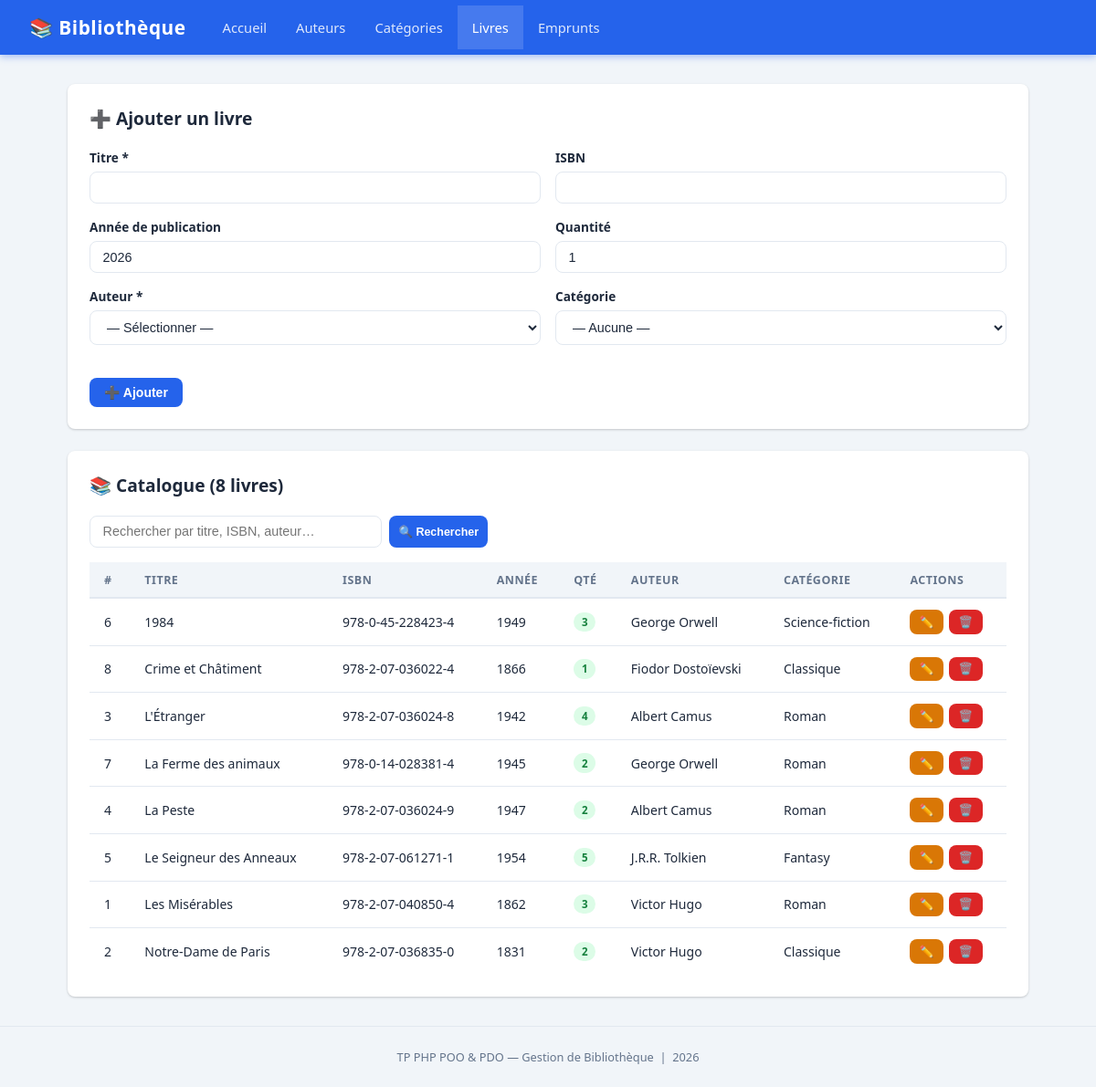
The page /pages/livres.php on the database its author committed.
### tables this page shows
CREATE TABLE IF NOT EXISTS livres (
    id           INT AUTO_INCREMENT PRIMARY KEY,
    titre        VARCHAR(150) NOT NULL,
    isbn         VARCHAR(50),
    annee        INT,
    quantite     INT DEFAULT 1,
    auteur_id    INT,
    categorie_id INT,
    CONSTRAINT fk_livre_auteur    FOREIGN KEY (auteur_id)    REFERENCES auteurs(id)    ON DELETE SET NULL,
    CONSTRAINT fk_livre_categorie FOREIGN KEY (categorie_id) REFERENCES categories(id) ON DELETE SET NULL
);

CREATE TABLE IF NOT EXISTS categories (
    id      INT AUTO_INCREMENT PRIMARY KEY,
    libelle VARCHAR(100) NOT NULL
);

### config/database.php (called while the page is built, shortened)
<?php
class Database {
    private static ?PDO $instance = null;
    public static function getInstance(): PDO {
        if (self::$instance === null) {
            $db = new self();
            $dsn = "mysql:host={$db->host};dbname={$db->dbname};charset={$db->charset}";
            try {
                self::$instance = new PDO($dsn, $db->user, $db->password, [
                    PDO::ATTR_ERRMODE            => PDO::ERRMODE_EXCEPTION,
                    PDO::ATTR_DEFAULT_FETCH_MODE => PDO::FETCH_ASSOC,
                    PDO::ATTR_EMULATE_PREPARES   => false,
                ]);
            } catch (PDOException $e) {
                die("Erreur de connexion : " . $e->getMessage());
            }
        }
        return self::$instance;
    }
}

### classes/Livre.php (called while the page is built, shortened)
<?php
require_once __DIR__ . '/../config/database.php';
class Livre {
    private PDO $pdo;
    public function __construct() {
        $this->pdo = Database::getInstance();
    }
    public function getAll(): array {
        $stmt = $this->pdo->query("
            SELECT l.*,
                   CONCAT(a.prenom, ' ', a.nom) AS auteur_nom,
                   c.libelle AS categorie_libelle
            FROM livres l
            LEFT JOIN auteurs a    ON l.auteur_id    = a.id
            LEFT JOIN categories c ON l.categorie_id = c.id
            ORDER BY l.titre
        ");
        return $stmt->fetchAll();
    }
}

### pages/livres.php (the view, shortened to what this page needs)
<?php
require_once '../classes/Livre.php';
$livreModel  = new Livre();
$editData    = null;
$search  = trim($_GET['q'] ?? '');
$livres  = $search !== '' ? $livreModel->search($search) : $livreModel->getAll();
require_once '../layout/header.php';
?>
<div class="card">
    <div class="card-header">
        <h2><?= $editData ? '✏️ Modifier le livre' : '➕ Ajouter un livre' ?></h2>
    </div>
    <form method="POST" action="livres.php">
        <div class="form-row">
            <div class="form-group">
                <label for="titre">Titre *</label>
                <input type="text" id="titre" name="titre" required
                       value="<?= htmlspecialchars($editData['titre'] ?? '') ?>">
            </div>
            <div class="form-group">
                <label for="isbn">ISBN</label>
                <input type="text" id="isbn" name="isbn"
                       value="<?= htmlspecialchars($editData['isbn'] ?? '') ?>">
            </div>
        </div>
        <div class="form-row">
            <div class="form-group">
                <label for="annee">Année de publication</label>
                <input type="number" id="annee" name="annee" min="1000" max="<?= date('Y') ?>"
                       value="<?= htmlspecialchars($editData['annee'] ?? date('Y')) ?>">
            </div>
            <div class="form-group">
                <label for="quantite">Quantité</label>
                <input type="number" id="quantite" name="quantite" min="0"
                       value="<?= htmlspecialchars($editData['quantite'] ?? 1) ?>">
            </div>
        </div>
        <div class="form-row">
            <div class="form-group">
                <label for="auteur_id">Auteur *</label>
                <select id="auteur_id" name="auteur_id" required>
                    <option value="">— Sélectionner —</option>
                </select>
            </div>
            <div class="form-group">
                <label for="categorie_id">Catégorie</label>
                <select id="categorie_id" name="categorie_id">
                    <option value="0">— Aucune —</option>
                </select>
            </div>
        </div>
        <div class="form-actions">
            <button type="submit" class="btn btn-primary">
                <?= $editData ? '💾 Enregistrer' : '➕ Ajouter' ?>
            </button>
        </div>
    </form>
</div>
<div class="card">
    <div class="card-header">
        <h2>📚 Catalogue (<?= count($livres) ?> livre<?= count($livres) > 1 ? 's' : '' ?>)</h2>
    </div>
    <form method="GET" action="livres.php" class="search-bar">
        <input type="text" name="q" placeholder="Rechercher par titre, ISBN, auteur…"
               value="<?= htmlspecialchars($search) ?>">
        <button type="submit" class="btn btn-primary btn-sm">🔍 Rechercher</button>
    </form>
    <?php if (empty($livres)): ?>
        <p style="color:var(--muted);text-align:center;padding:1.5rem 0;">Aucun livre trouvé.</p>
    <?php else: ?>
    <div class="table-wrap">
        <table>
            <thead>
                <tr>
                    <th>#</th><th>Titre</th><th>ISBN</th><th>Année</th>
                    <th>Qté</th><th>Auteur</th><th>Catégorie</th><th>Actions</th>
                </tr>
            </thead>
            <tbody>
                <?php foreach ($livres as $l): ?>
                <tr>
                    <td><?= $l['id'] ?></td>
                    <td><?= htmlspecialchars($l['titre']) ?></td>
                    <td><?= htmlspecialchars($l['isbn'] ?? '—') ?></td>
                    <td><?= $l['annee'] ?: '—' ?></td>
                    <td>
                        <span class="badge <?= $l['quantite'] > 0 ? 'badge-success' : 'badge-danger' ?>">
                            <?= $l['quantite'] ?>
                        </span>
                    </td>
                    <td><?= htmlspecialchars($l['auteur_nom'] ?? '—') ?></td>
                    <td><?= htmlspecialchars($l['categorie_libelle'] ?? '—') ?></td>
                    <td>
                        <div class="actions">
                            <a href="livres.php?action=edit&id=<?= $l['id'] ?>"
                               class="btn btn-warning btn-sm">✏️</a>
                            <a href="livres.php?action=delete&id=<?= $l['id'] ?>"
                               class="btn btn-danger btn-sm"
                               onclick="return confirm('Supprimer ce livre ?')">🗑️</a>
                        </div>
                    </td>
                </tr>
                <?php endforeach; ?>
            </tbody>
        </table>
    </div>
    <?php endif; ?>
</div>
<?php require_once '../layout/footer.php'; ?>

### assets/css/style.css (style rules this page uses)
*, *::before, *::after { box-sizing: border-box; margin: 0; padding: 0; }
:root { --primary: #2563eb; --primary-d: #1d4ed8; --success: #16a34a; --danger: #dc2626; --warning: #d97706; --bg: #f1f5f9; --white: #ffffff; --text: #1e293b; --muted: #64748b; --border: #e2e8f0; --shadow: 0 1px 3px rgba(0,0,0,.12), 0 1px 2px rgba(0,0,0,.08); --radius: 8px; }
body { font-family: 'Segoe UI', system-ui, sans-serif; background: var(--bg); color: var(--text); min-height: 100vh; }
.card { background: var(--white); border-radius: var(--radius); box-shadow: var(--shadow); padding: 1.5rem; margin-bottom: 1.5rem; }
.card-header { display: flex; align-items: center; justify-content: space-between; margin-bottom: 1.25rem; flex-wrap: wrap; gap: .75rem; }
.card-header h2 { font-size: 1.2rem; font-weight: 700; color: var(--text); }
.btn { display: inline-flex; align-items: center; gap: .4rem; padding: .5rem 1rem; border: none; border-radius: var(--radius); font-size: .875rem; font-weight: 600; cursor: pointer; text-decoration: none; transition: filter .15s, transform .1s; white-space: nowrap; }
.btn-primary { background: var(--primary); color: #fff; }
.btn-danger { background: var(--danger); color: #fff; }
.btn-warning { background: var(--warning); color: #fff; }
.btn-sm { padding: .3rem .65rem; font-size: .78rem; }
.table-wrap { overflow-x: auto; }
table { width: 100%; border-collapse: collapse; font-size: .875rem; }
thead th { background: var(--bg); color: var(--muted); font-weight: 700; font-size: .78rem; text-transform: uppercase; letter-spacing: .5px; padding: .65rem 1rem; text-align: left; border-bottom: 2px solid var(--border); }
tbody tr { transition: background .12s; }
tbody td { padding: .75rem 1rem; border-bottom: 1px solid var(--border); vertical-align: middle; }
tbody tr:last-child td { border-bottom: none; }
.actions { display: flex; gap: .4rem; }
.form-group { margin-bottom: 1rem; }
label { display: block; font-size: .85rem; font-weight: 600; color: var(--text); margin-bottom: .35rem; }
input[type="text"], input[type="number"], input[type="date"], select, textarea { width: 100%; padding: .55rem .85rem; border: 1.5px solid var(--border); border-radius: var(--radius); font-size: .9rem; color: var(--text); background: var(--white); transition: border-color .15s, box-shadow .15s; outline: none; }
.form-row { display: grid; grid-template-columns: 1fr 1fr; gap: 1rem; }
.form-actions { display: flex; gap: .75rem; margin-top: 1.25rem; flex-wrap: wrap; }
.badge { display: inline-block; padding: .2rem .55rem; border-radius: 999px; font-size: .72rem; font-weight: 700; }
.badge-success { background: #dcfce7; color: #15803d; }
.search-bar { display: flex; gap: .5rem; margin-bottom: 1rem; }
.search-bar input { max-width: 320px; }

### rows shown on the page
livres: id "6", titre "1984", isbn "978-0-45-228423-4", annee "1949", quantite "3", auteur_nom "George Orwell", categorie.libelle "Science-fiction"
livres: id "8", titre "Crime et Châtiment", isbn "978-2-07-036022-4", annee "1866", quantite "1", auteur_nom "Fiodor Dostoïevski", categorie.libelle "Classique"
livres: id "3", titre "L'Étranger", isbn "978-2-07-036024-8", annee "1942", quantite "4", auteur_nom "Albert Camus", categorie.libelle "Roman"
livres: id "7", titre "La Ferme des animaux", isbn "978-0-14-028381-4", annee "1945", quantite "2", auteur_nom "George Orwell", categorie.libelle "Roman"
livres: id "4", titre "La Peste", isbn "978-2-07-036024-9", annee "1947", quantite "2", auteur_nom "Albert Camus", categorie.libelle "Roman"
livres: id "5", titre "Le Seigneur des Anneaux", isbn "978-2-07-061271-1", annee "1954", quantite "5", auteur_nom "J.R.R. Tolkien", categorie.libelle "Fantasy"
livres: id "1", titre "Les Misérables", isbn "978-2-07-040850-4", annee "1862", quantite "3", auteur_nom "Victor Hugo", categorie.libelle "Roman"
livres: id "2", titre "Notre-Dame de Paris", isbn "978-2-07-036835-0", annee "1831", quantite "2", auteur_nom "Victor Hugo", categorie.libelle "Classique"

### other values the page prints
count($livres) "8"
